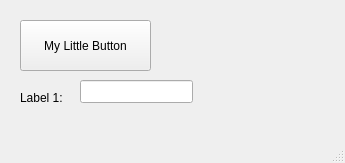
<?xml version="1.0" encoding="UTF-8"?>
<ui version="4.0">
 <class>MainWindow</class>
 <widget class="QMainWindow" name="MainWindow">
  <property name="geometry">
   <rect>
    <x>0</x>
    <y>0</y>
    <width>345</width>
    <height>163</height>
   </rect>
  </property>
  <property name="windowTitle">
   <string>MainWindow</string>
  </property>
  <widget class="QWidget" name="centralwidget">
   <widget class="QPushButton" name="btn1">
    <property name="geometry">
     <rect>
      <x>20</x>
      <y>20</y>
      <width>131</width>
      <height>51</height>
     </rect>
    </property>
    <property name="text">
     <string>My Little Button</string>
    </property>
   </widget>
   <widget class="QLabel" name="label">
    <property name="geometry">
     <rect>
      <x>20</x>
      <y>90</y>
      <width>57</width>
      <height>15</height>
     </rect>
    </property>
    <property name="text">
     <string>Label 1: </string>
    </property>
   </widget>
   <widget class="QLineEdit" name="lineEdit">
    <property name="geometry">
     <rect>
      <x>80</x>
      <y>80</y>
      <width>113</width>
      <height>23</height>
     </rect>
    </property>
   </widget>
  </widget>
  <widget class="QMenuBar" name="menubar">
   <property name="geometry">
    <rect>
     <x>0</x>
     <y>0</y>
     <width>345</width>
     <height>20</height>
    </rect>
   </property>
  </widget>
  <widget class="QStatusBar" name="statusbar"/>
 </widget>
 <resources/>
 <connections/>
</ui>
